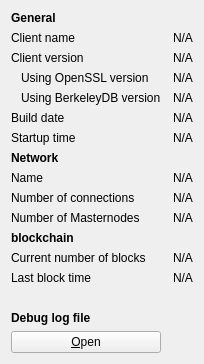
     <widget class="QWidget" name="tab_info">
      <attribute name="title">
       <string>&amp;Information</string>
      </attribute>
      <layout class="QGridLayout" name="gridLayout" columnstretch="0,0">
       <property name="horizontalSpacing">
        <number>12</number>
       </property>
       <item row="0" column="0">
        <widget class="QLabel" name="generalHeader">
         <property name="font">
          <font>
           <weight>75</weight>
           <bold>true</bold>
          </font>
         </property>
         <property name="text">
          <string>General</string>
         </property>
        </widget>
       </item>
       <item row="1" column="0">
        <widget class="QLabel" name="clientNameLabel">
         <property name="text">
          <string>Client name</string>
         </property>
        </widget>
       </item>
       <item row="1" column="1">
        <widget class="QLabel" name="clientName">
         <property name="cursor">
          <cursorShape>IBeamCursor</cursorShape>
         </property>
         <property name="text">
          <string>N/A</string>
         </property>
         <property name="textFormat">
          <enum>Qt::PlainText</enum>
         </property>
         <property name="textInteractionFlags">
          <set>Qt::LinksAccessibleByMouse|Qt::TextSelectableByKeyboard|Qt::TextSelectableByMouse</set>
         </property>
        </widget>
       </item>
       <item row="2" column="0">
        <widget class="QLabel" name="clientVersionLabel">
         <property name="text">
          <string>Client version</string>
         </property>
        </widget>
       </item>
       <item row="2" column="1">
        <widget class="QLabel" name="clientVersion">
         <property name="cursor">
          <cursorShape>IBeamCursor</cursorShape>
         </property>
         <property name="text">
          <string>N/A</string>
         </property>
         <property name="textFormat">
          <enum>Qt::PlainText</enum>
         </property>
         <property name="textInteractionFlags">
          <set>Qt::LinksAccessibleByMouse|Qt::TextSelectableByKeyboard|Qt::TextSelectableByMouse</set>
         </property>
        </widget>
       </item>
       <item row="3" column="0">
        <widget class="QLabel" name="openSSLVersionLabel">
         <property name="text">
          <string>Using OpenSSL version</string>
         </property>
         <property name="indent">
          <number>10</number>
         </property>
        </widget>
       </item>
       <item row="3" column="1">
        <widget class="QLabel" name="openSSLVersion">
         <property name="cursor">
          <cursorShape>IBeamCursor</cursorShape>
         </property>
         <property name="text">
          <string>N/A</string>
         </property>
         <property name="textFormat">
          <enum>Qt::PlainText</enum>
         </property>
         <property name="textInteractionFlags">
          <set>Qt::LinksAccessibleByMouse|Qt::TextSelectableByKeyboard|Qt::TextSelectableByMouse</set>
         </property>
        </widget>
       </item>
       <item row="4" column="0">
        <widget class="QLabel" name="berkeleyDBVersionLabel">
         <property name="text">
          <string>Using BerkeleyDB version</string>
         </property>
         <property name="indent">
          <number>10</number>
         </property>
        </widget>
       </item>
       <item row="4" column="1">
        <widget class="QLabel" name="berkeleyDBVersion">
         <property name="cursor">
          <cursorShape>IBeamCursor</cursorShape>
         </property>
         <property name="text">
          <string>N/A</string>
         </property>
         <property name="textFormat">
          <enum>Qt::PlainText</enum>
         </property>
         <property name="textInteractionFlags">
          <set>Qt::LinksAccessibleByMouse|Qt::TextSelectableByKeyboard|Qt::TextSelectableByMouse</set>
         </property>
        </widget>
       </item>
       <item row="5" column="0">
        <widget class="QLabel" name="buildDateLabel">
         <property name="text">
          <string>Build date</string>
         </property>
        </widget>
       </item>
       <item row="5" column="1">
        <widget class="QLabel" name="buildDate">
         <property name="cursor">
          <cursorShape>IBeamCursor</cursorShape>
         </property>
         <property name="text">
          <string>N/A</string>
         </property>
         <property name="textFormat">
          <enum>Qt::PlainText</enum>
         </property>
         <property name="textInteractionFlags">
          <set>Qt::LinksAccessibleByMouse|Qt::TextSelectableByKeyboard|Qt::TextSelectableByMouse</set>
         </property>
        </widget>
       </item>
       <item row="6" column="0">
        <widget class="QLabel" name="startupTimeLabel">
         <property name="text">
          <string>Startup time</string>
         </property>
        </widget>
       </item>
       <item row="6" column="1">
        <widget class="QLabel" name="startupTime">
         <property name="cursor">
          <cursorShape>IBeamCursor</cursorShape>
         </property>
         <property name="text">
          <string>N/A</string>
         </property>
         <property name="textFormat">
          <enum>Qt::PlainText</enum>
         </property>
         <property name="textInteractionFlags">
          <set>Qt::LinksAccessibleByMouse|Qt::TextSelectableByKeyboard|Qt::TextSelectableByMouse</set>
         </property>
        </widget>
       </item>
       <item row="7" column="0">
        <widget class="QLabel" name="networkHeader">
         <property name="font">
          <font>
           <weight>75</weight>
           <bold>true</bold>
          </font>
         </property>
         <property name="text">
          <string>Network</string>
         </property>
        </widget>
       </item>
       <item row="8" column="0">
        <widget class="QLabel" name="networkNameLabel">
         <property name="text">
          <string>Name</string>
         </property>
        </widget>
       </item>
       <item row="8" column="1">
        <widget class="QLabel" name="networkName">
         <property name="cursor">
          <cursorShape>IBeamCursor</cursorShape>
         </property>
         <property name="text">
          <string>N/A</string>
         </property>
         <property name="textFormat">
          <enum>Qt::PlainText</enum>
         </property>
         <property name="textInteractionFlags">
          <set>Qt::LinksAccessibleByMouse|Qt::TextSelectableByKeyboard|Qt::TextSelectableByMouse</set>
         </property>
        </widget>
       </item>
       <item row="9" column="0">
        <widget class="QLabel" name="numberOfConnectionsLabel">
         <property name="text">
          <string>Number of connections</string>
         </property>
        </widget>
       </item>
       <item row="9" column="1">
        <widget class="QLabel" name="numberOfConnections">
         <property name="cursor">
          <cursorShape>IBeamCursor</cursorShape>
         </property>
         <property name="text">
          <string>N/A</string>
         </property>
         <property name="textFormat">
          <enum>Qt::PlainText</enum>
         </property>
         <property name="textInteractionFlags">
          <set>Qt::LinksAccessibleByMouse|Qt::TextSelectableByKeyboard|Qt::TextSelectableByMouse</set>
         </property>
        </widget>
       </item>
       <item row="10" column="0">
        <widget class="QLabel" name="masternodeCountLabel">
         <property name="text">
          <string>Number of Masternodes</string>
         </property>
        </widget>
       </item>
       <item row="10" column="1">
        <widget class="QLabel" name="masternodeCount">
         <property name="cursor">
          <cursorShape>IBeamCursor</cursorShape>
         </property>
         <property name="text">
          <string>N/A</string>
         </property>
         <property name="textFormat">
          <enum>Qt::PlainText</enum>
         </property>
         <property name="textInteractionFlags">
          <set>Qt::LinksAccessibleByMouse|Qt::TextSelectableByKeyboard|Qt::TextSelectableByMouse</set>
         </property>
        </widget>
       </item>
       <item row="11" column="0">
        <widget class="QLabel" name="blockchainHeader">
         <property name="font">
          <font>
           <weight>75</weight>
           <bold>true</bold>
          </font>
         </property>
         <property name="text">
          <string>blockchain</string>
         </property>
        </widget>
       </item>
       <item row="12" column="0">
        <widget class="QLabel" name="numberOfBlocksLabel">
         <property name="text">
          <string>Current number of blocks</string>
         </property>
        </widget>
       </item>
       <item row="12" column="1">
        <widget class="QLabel" name="numberOfBlocks">
         <property name="cursor">
          <cursorShape>IBeamCursor</cursorShape>
         </property>
         <property name="text">
          <string>N/A</string>
         </property>
         <property name="textFormat">
          <enum>Qt::PlainText</enum>
         </property>
         <property name="textInteractionFlags">
          <set>Qt::LinksAccessibleByMouse|Qt::TextSelectableByKeyboard|Qt::TextSelectableByMouse</set>
         </property>
        </widget>
       </item>
       <item row="13" column="0">
        <widget class="QLabel" name="lastBlockTimeLabel">
         <property name="text">
          <string>Last block time</string>
         </property>
        </widget>
       </item>
       <item row="13" column="1">
        <widget class="QLabel" name="lastBlockTime">
         <property name="cursor">
          <cursorShape>IBeamCursor</cursorShape>
         </property>
         <property name="text">
          <string>N/A</string>
         </property>
         <property name="textFormat">
          <enum>Qt::PlainText</enum>
         </property>
         <property name="textInteractionFlags">
          <set>Qt::LinksAccessibleByMouse|Qt::TextSelectableByKeyboard|Qt::TextSelectableByMouse</set>
         </property>
        </widget>
       </item>
       <item row="14" column="0">
        <spacer name="verticalSpacer_2">
         <property name="orientation">
          <enum>Qt::Vertical</enum>
         </property>
         <property name="sizeHint" stdset="0">
          <size>
           <width>20</width>
           <height>20</height>
          </size>
         </property>
        </spacer>
       </item>
       <item row="15" column="0">
        <widget class="QLabel" name="debugLogFileHeader">
         <property name="font">
          <font>
           <weight>75</weight>
           <bold>true</bold>
          </font>
         </property>
         <property name="text">
          <string>Debug log file</string>
         </property>
        </widget>
       </item>
       <item row="16" column="0">
        <widget class="QPushButton" name="openDebugLogfileButton">
         <property name="cursor">
          <cursorShape>PointingHandCursor</cursorShape>
         </property>
         <property name="toolTip">
          <string>Open the ZENZO debug log file from the current data directory. This can take a few seconds for large log files.</string>
         </property>
         <property name="text">
          <string>&amp;Open</string>
         </property>
         <property name="autoDefault">
          <bool>false</bool>
         </property>
        </widget>
       </item>
      </layout>
     </widget>
